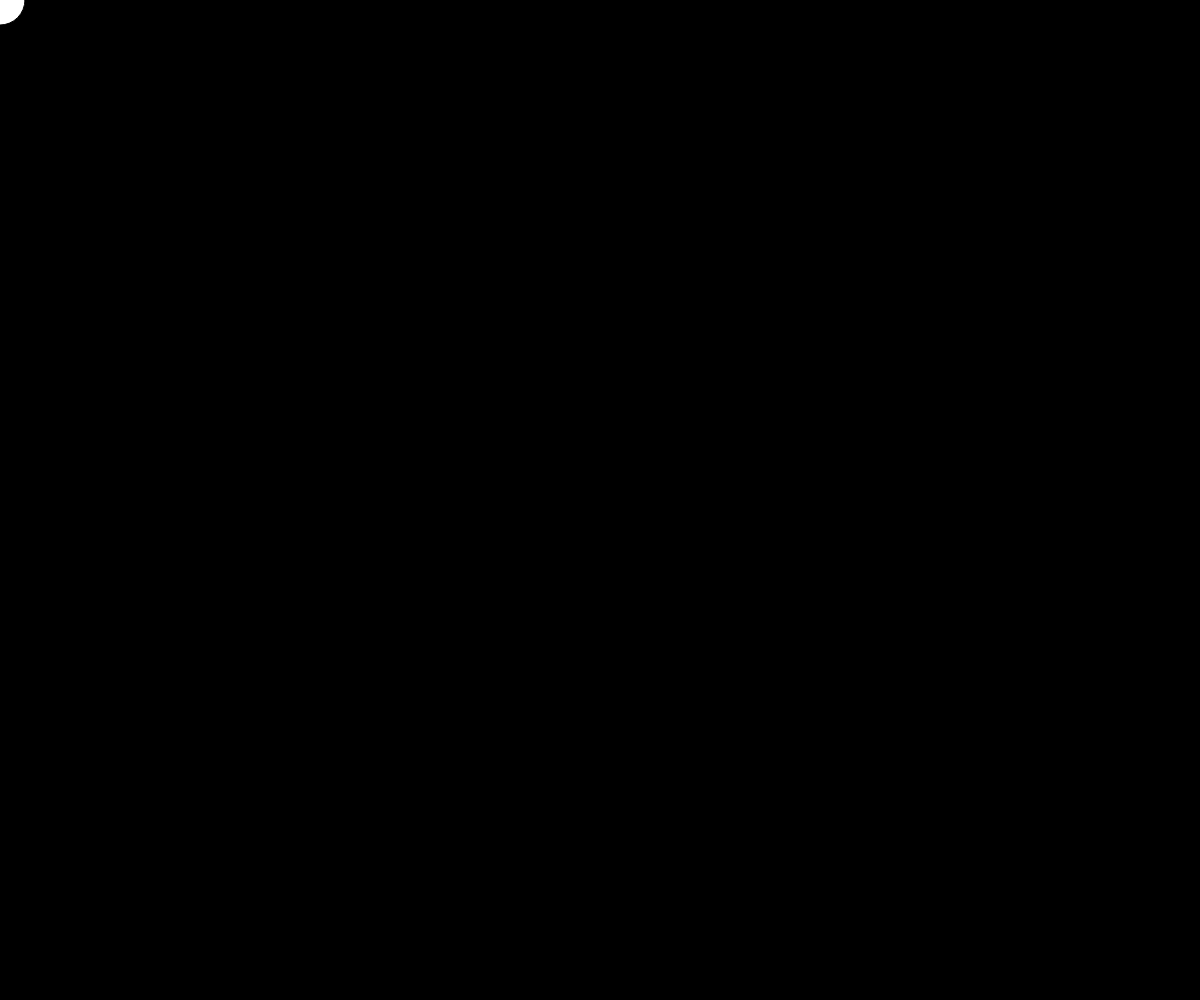
Frame 1 (no input)
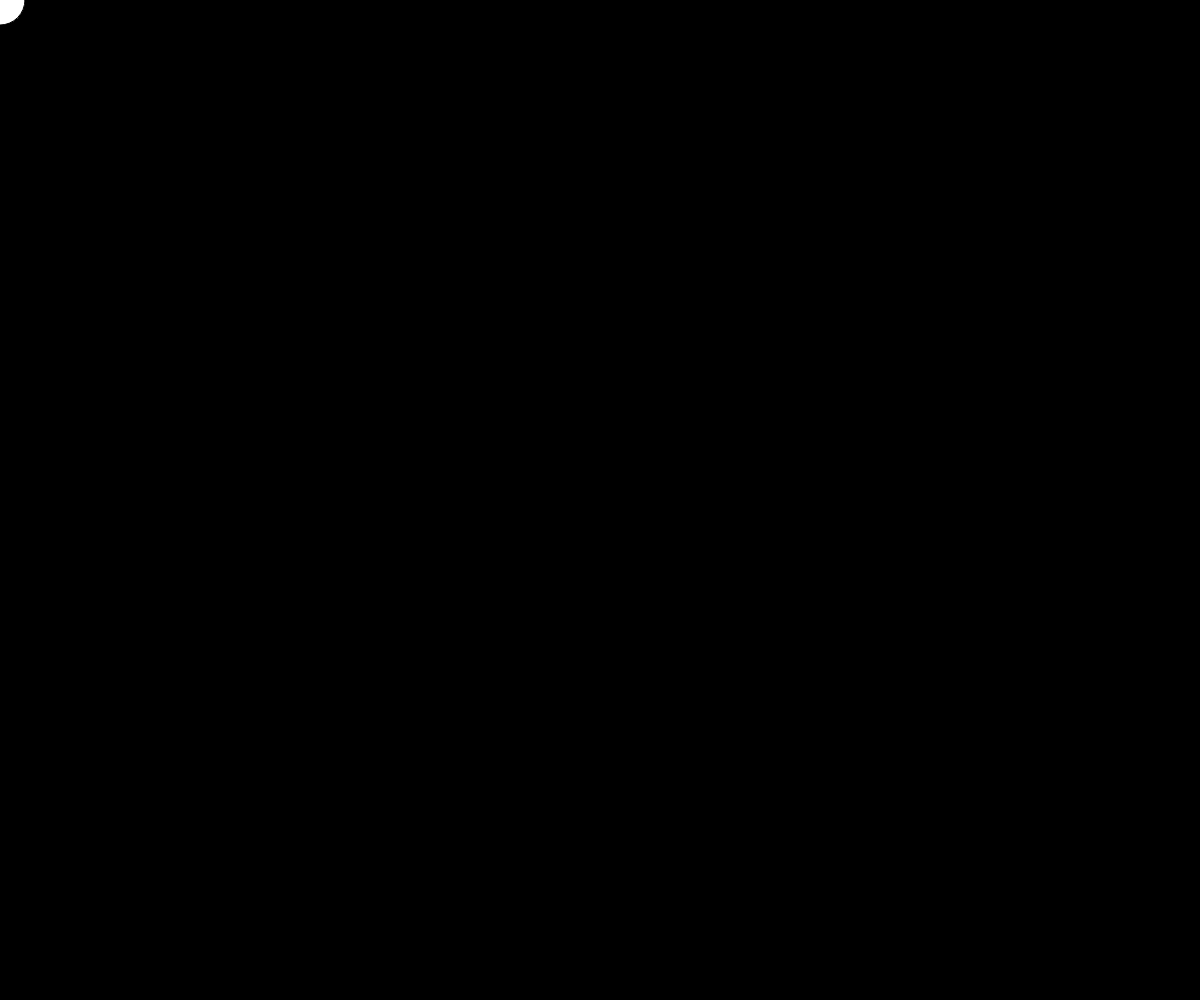
Frame 60 (no input)
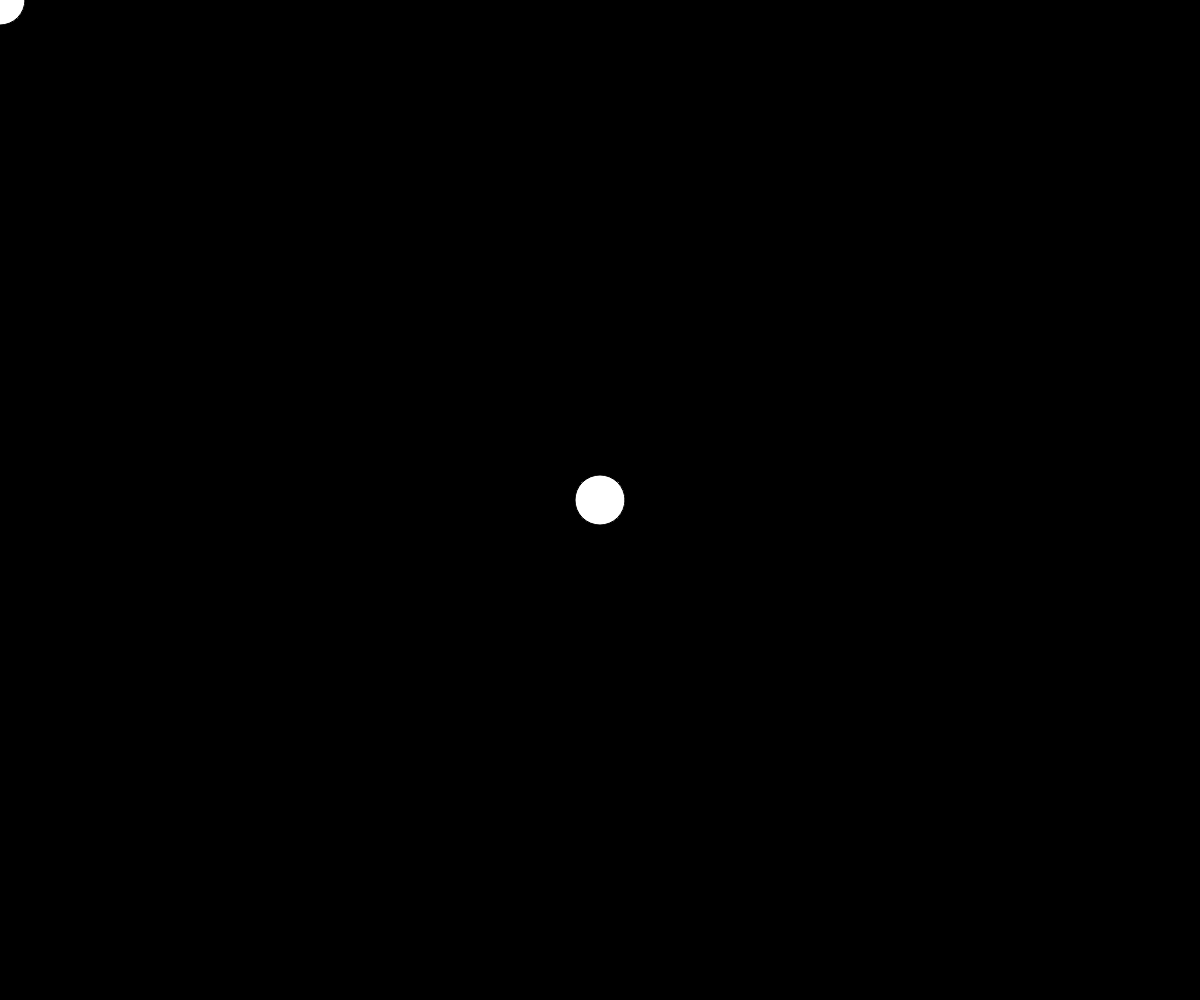
Frame 120 (the mouse pressed at the canvas centre since frame 60)

The p5.js sketch that drew these frames (run headless with seeded random() and noise() and a simulated clock; from frame 60 on, the mouse is pressed at the canvas centre):

// p5.js sketch
// ── sketch.js
function setup() {
  createCanvas(windowWidth, windowHeight);
  background(0);
  frameRate(10000);
  noCursor();

}

function draw() {
   ellipse(mouseX, mouseY, 50, 50);
}
